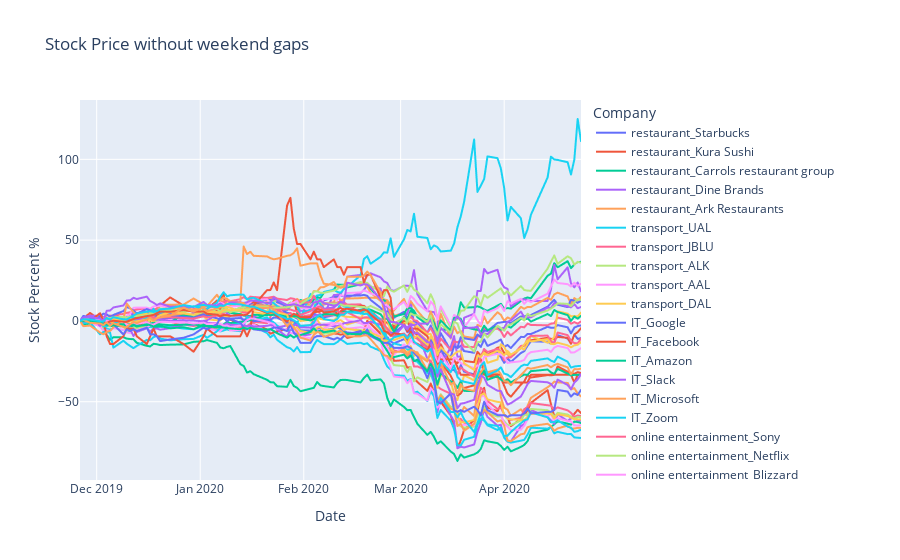

Notebook source saved alongside this figure:
### Code cell
stock = stock_df.melt(id_vars=['Date'], var_name='Company',value_name = 'Stock Percent %')
stock['Stock Percent %'] = stock['Stock Percent %'] - 100
fig = px.line(stock, x='Date', y='Stock Percent %', range_x=['2019-11-26', '2020-04-24'],
                 title="Stock Price without weekend gaps", color = 'Company')
fig.show()
